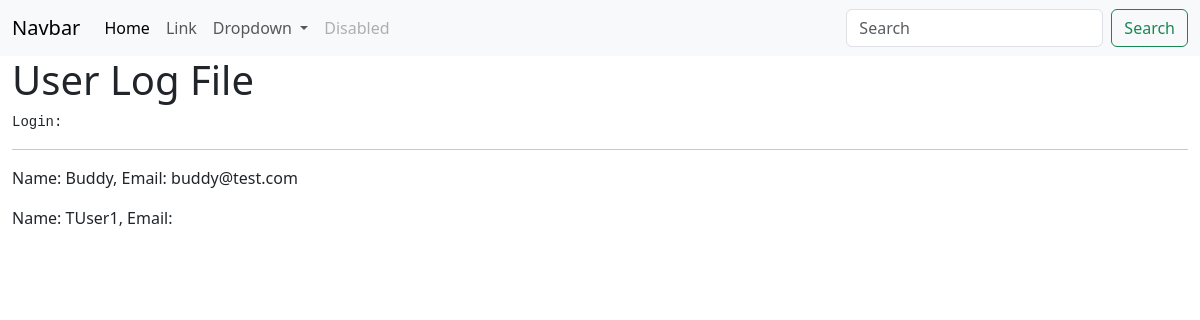
/view, run on the app's committed database.
### tut1.py (models this page shows, shortened)
class users(db.Model):
    id = db.Column(db.Integer, primary_key=True)
    name = db.Column(db.String(100), nullable=False)
    email = db.Column(db.String(100))

### tut1.py (the view)
@app.route("/view")
def view():
    return render_template("view.html", values = users.query.all())

### templates/view.html (shortened to what this page needs)
{% extends "base.html" %}
{% block contents %}
    <h1>User Log File</h1>
    <pre>Login: <br>{{ log_content }}</pre>
    <hr>
    {% for items in values %}
        <p>Name: {{items.name}}, Email: {{items.email}}</p>
    {% endfor %}
{% endblock %}

### data on the page
users: name "Buddy", email "buddy@test.com"
users: name "TUser1"
